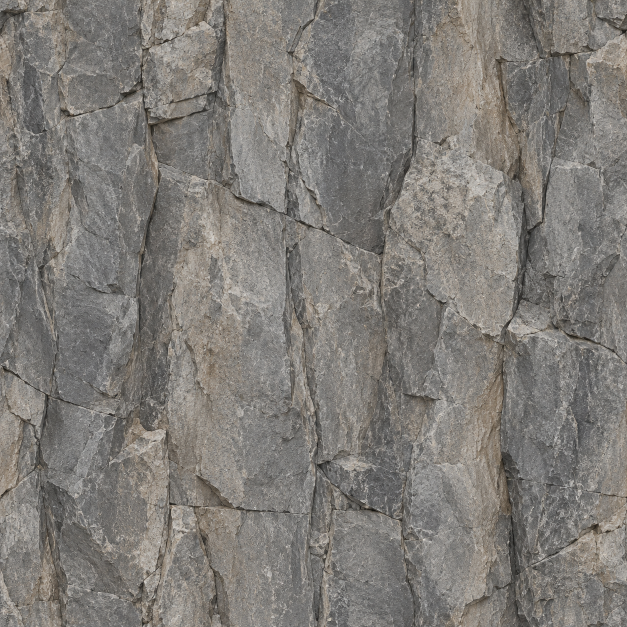
#> input picture ArtReferences/Cliff/Cliff_Source.png, 1254 x 1254 px (shown at 1/2 size)
$ python BakeCliff.py
#> lines starting #> are read from the running program, lines starting #| are printed output that depends on the picture; after the words box and inside, x2 and y2 are one past the last pixel; in counts of white or black regions, pixels touching at a corner belong together
"""Finish the requested half-tile seam repair and bake aligned relief maps.

Inputs are built-in imagegen outputs, not procedural replacement artwork.
Relief is estimated from local luminance/crevices; it is not scanned geometry.
Run with Pillow and numpy. No network or image-generation credentials needed.
"""
from pathlib import Path
import json
import re
import uuid
import numpy as np
from PIL import Image

HERE = Path(__file__).resolve().parent
ROOT = HERE.parents[1]
OUT = ROOT / 'Assets/Textures/Rock'
SIZE = 1024

def load(name):
#> called with name = 'Cliff_Source.png'
    return np.asarray(Image.open(HERE / name).convert('RGB').resize(
        (SIZE, SIZE), Image.Resampling.LANCZOS), dtype=np.float64) / 255

def smoothstep(a, b, x):
    t = np.clip((x-a)/(b-a), 0, 1)
    return t*t*(3-2*t)

def blur_wrap(a, sigma):
    freq = np.fft.fftfreq(SIZE)
    yy, xx = np.meshgrid(freq, freq, indexing='ij')
    kernel = np.exp(-2*np.pi**2*sigma**2*(xx*xx+yy*yy))
    return np.fft.ifft2(np.fft.fft2(a)*kernel).real

def close_edges(a, width=12):
    """Localized eased endpoint correction, preserving the interior artwork."""
    a = a.copy()
    for axis in (1, 0):
        v = np.swapaxes(a, 0, axis)
        delta = (v[-1]-v[0])*0.5
        for i in range(width):
            weight = 1-smoothstep(0, width-1, i)
            v[i] += delta*weight
            v[-1-i] -= delta*weight
    return a

def save(a, name):
    pixels = np.round(np.clip(a, 0, 1)*255).astype(np.uint8)
    Image.fromarray(pixels).save(OUT / name)
    return pixels

OUT.mkdir(parents=True, exist_ok=True)
original = load('Cliff_Source.png')
offset = np.roll(original, (SIZE//2, SIZE//2), axis=(0, 1))
edited = load('Cliff_SeamCleaned.png')
#> call 2 of load, with name = 'Cliff_SeamCleaned.png'
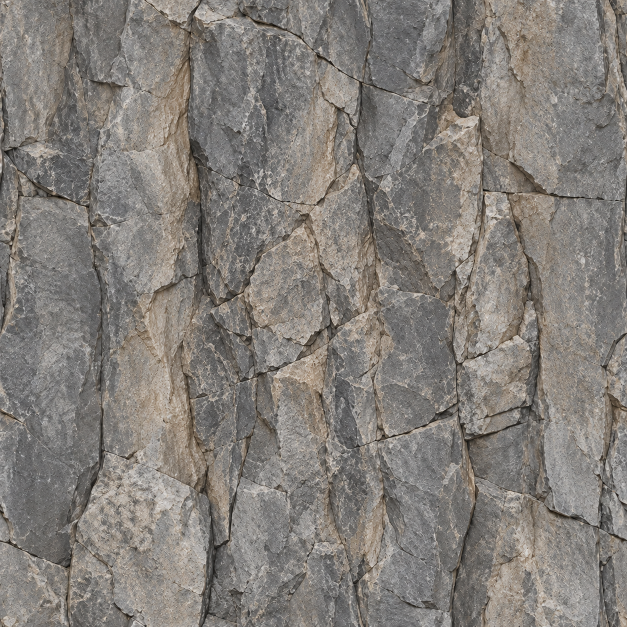
#> input picture ArtReferences/Cliff/Cliff_SeamCleaned.png, 1254 x 1254 px (shown at 1/2 size)
coord = (np.arange(SIZE)+.5)/SIZE
y, x = np.meshgrid(coord, coord, indexing='ij')
cross = 1-smoothstep(.045, .14, np.minimum(abs(x-.5), abs(y-.5)))
border = smoothstep(.025, .09, np.minimum.reduce([x, y, 1-x, 1-y]))
mask = (cross*border)[..., None]
albedo = offset*(1-mask)+edited*mask
# Preserve the original continuous outer perimeter of the offset image; repair
# only the central cross. Endpoint correction removes residual resampling error.
albedo = close_edges(albedo)
albedo_pixels = save(albedo, 'T_CliffFractured_Albedo.png')
luma = albedo @ np.array([.2126, .7152, .0722])
local = blur_wrap(luma, 20)
crevice = blur_wrap(np.clip((local-luma-.035)/.20, 0, 1), 2.2)
planes = blur_wrap(luma, 5)-blur_wrap(luma, 55)
#> call 3 of blur_wrap, with sigma = 5
#> in blur_wrap (call 3), `return np.fft.ifft2(np.fft.fft2(a)*kernel).real`:
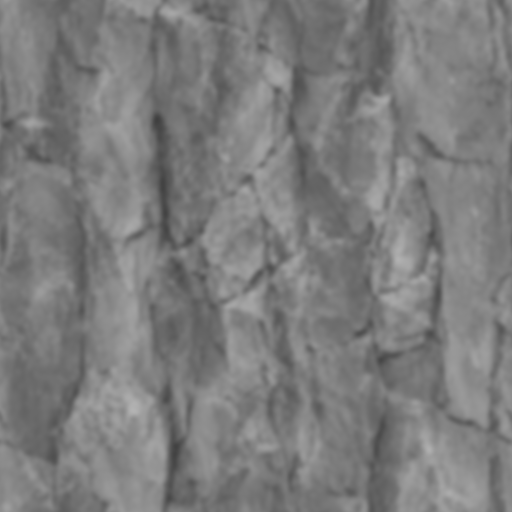
#> returned value: shape (1024, 1024) float64 (shown at 1/2 size); min 0.248, max 0.704, mean 0.49
grain = blur_wrap(luma, .9)-blur_wrap(luma, 4)
height = close_edges(np.clip(.62-.43*crevice+.55*planes+.10*grain, 0, 1))
#> call 2 of close_edges, with width = 12
#> in close_edges (call 2), `a = a.copy()`:
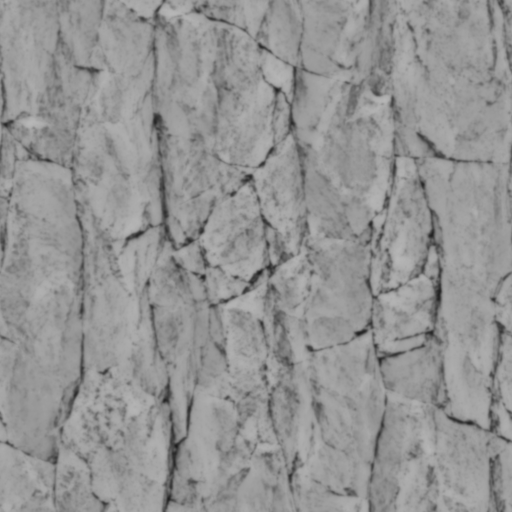
#> a: shape (1024, 1024) float64 (shown at 1/2 size); min 0.11, max 0.725, mean 0.582
#> after the loop in close_edges (call 2), `for axis in (1, 0):`: a: shape (1024, 1024) float64; 4.25% of pixels changed, all inside (x1, y1, x2, y2) = (0, 0, 1024, 1024)
height_pixels = save(height, 'T_CliffFractured_Height.png')
# Central differences wrap through the tile. Image rows run downward; Unity's
# tangent V runs upward, so the green component has the opposite row derivative.
pixel_meters = (1/.12)/SIZE
relief_meters = .18
dx = (np.roll(height, -1, 1)-np.roll(height, 1, 1))*.5*relief_meters/pixel_meters
dy = (np.roll(height, -1, 0)-np.roll(height, 1, 0))*.5*relief_meters/pixel_meters
n = np.stack([-dx, dy, np.ones_like(dx)], axis=-1)
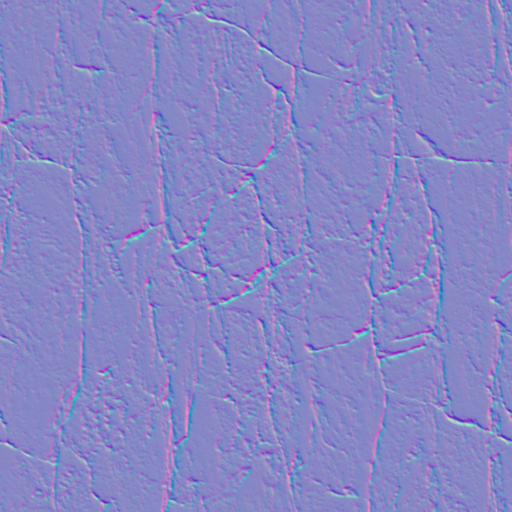
#> n: shape (1024, 1024, 3) float64 (shown at 1/2 size); mean of channels 0, 1, 2 9.66e-21, -2.15e-18, 1; drawn with min black and max white
n /= np.linalg.norm(n, axis=-1, keepdims=True)
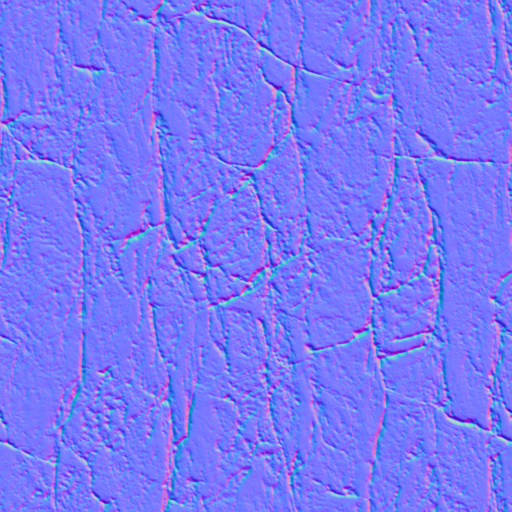
#> n: shape (1024, 1024, 3) float64 (shown at 1/2 size); mean of channels 0, 1, 2 9.71e-05, 0.000704, 0.957; drawn with min black and max white
n = close_edges(n, 4)
#> the loop in close_edges (call 3), `for axis in (1, 0):` made 2 passes
#> pass 1, in close_edges (call 3), `v = np.swapaxes(a, 0, axis)`:
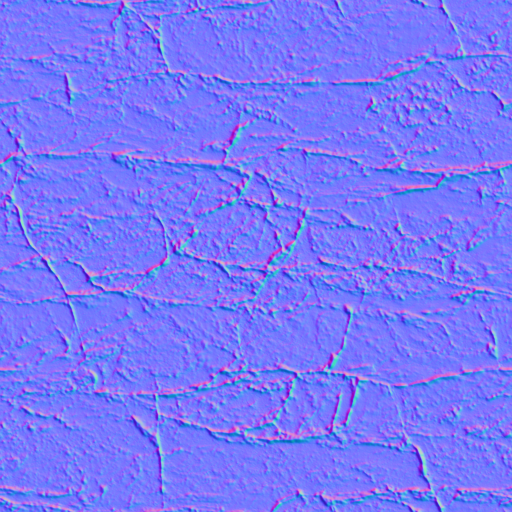
#> v: shape (1024, 1024, 3) float64 (shown at 1/2 size); mean of channels 0, 1, 2 9.71e-05, 0.000704, 0.957; drawn with min black and max white
n /= np.linalg.norm(n, axis=-1, keepdims=True)
normal_pixels = save(n*.5+.5, 'T_CliffFractured_NormalGL.png')
preview = np.tile(albedo_pixels, (3, 3, 1))
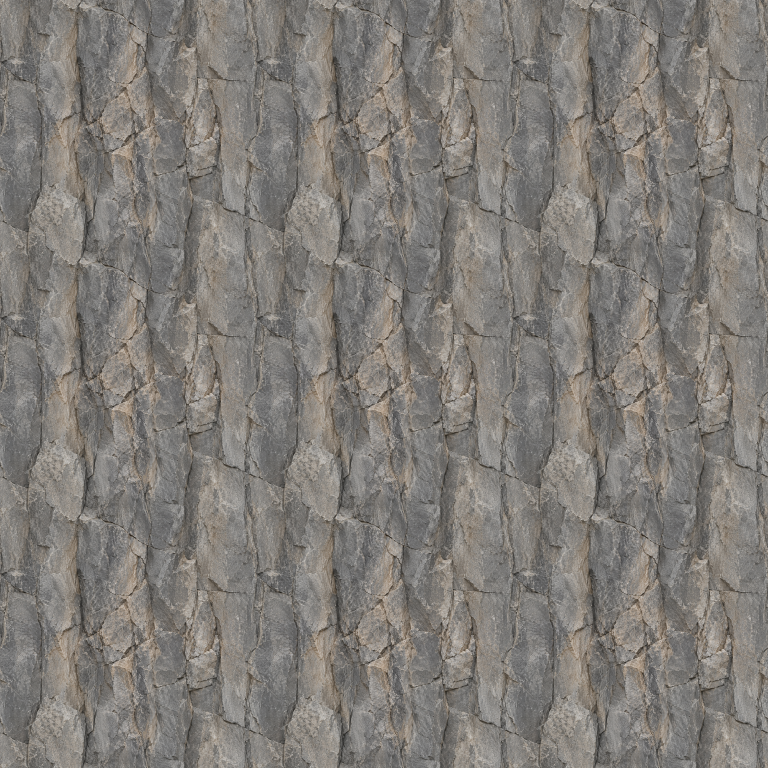
#> preview: shape (3072, 3072, 3) (shown at 1/4 size); mean of channels 0, 1, 2 128.4, 124.4, 119.5; drawn as R, G, B
Image.fromarray(preview).resize((1536,1536), Image.Resampling.LANCZOS).save(HERE/'Cliff_RepeatPreview.png')

report = {'size': SIZE, 'tile_meters_at_default': 1/.12,
          'relief_estimate_meters': relief_meters, 'maps': {}}
for name, a in [('albedo',albedo_pixels),('height',height_pixels),('normal',normal_pixels)]:
    f = a.astype(float)
    edge_x = float(np.abs(f[:,0]-f[:,-1]).max())
    edge_y = float(np.abs(f[0]-f[-1]).max())
    assert edge_x == 0 and edge_y == 0, (name, edge_x, edge_y)
    report['maps'][name] = {'max_opposite_edge_error_8bit': max(edge_x,edge_y),
        'mean_interior_neighbor_delta_8bit': float(np.abs(np.diff(f,axis=1)).mean())}
#> this loop made 3 passes
#> name on passes 1 to 3: 'albedo', 'height', 'normal'
#> after the loop, report = 4 items
assert np.isfinite(n).all()
assert np.max(np.abs(np.linalg.norm(n,axis=-1)-1)) < 1e-5
report['normal_convention'] = 'OpenGL +Y, importer flipGreenChannel=0'
report['runtime_height'] = False
linear = np.where(albedo <= .04045, albedo/12.92, ((albedo+.055)/1.055)**2.4).mean(axis=(0,1))
#> linear = [0.23, 0.215, 0.196]
report['average_albedo_linear'] = linear.tolist()
report['average_albedo_srgb'] = (1.055*linear**(1/2.4)-.055).tolist()
(HERE/'BakeReport.json').write_text(json.dumps(report,indent=2)+'\n')

# Repeat/trilinear mipmapped BC7 color and BC5 +Y normal; height is a linear BC4
# authoring export, not bound to the shader. Preserve GUIDs when rebaking.
for name, template, srgb, kind, fmt in [
    ('T_CliffFractured_Albedo.png','T_GrassGround_BladeAlbedo.png',1,0,25),
    ('T_CliffFractured_NormalGL.png','T_GrassGround_BladeNormal.png',0,1,27),
    ('T_CliffFractured_Height.png','T_GrassGround_BladeHeight.png',0,0,26)]:
    meta_path = OUT/(name+'.meta')
    old = meta_path.read_text() if meta_path.exists() else ''
    guid = re.search(r'^guid: (\w+)',old,re.M)
    guid = guid.group(1) if guid else uuid.uuid4().hex
#> (the run stopped early here; a loop or call above may not have finished)
